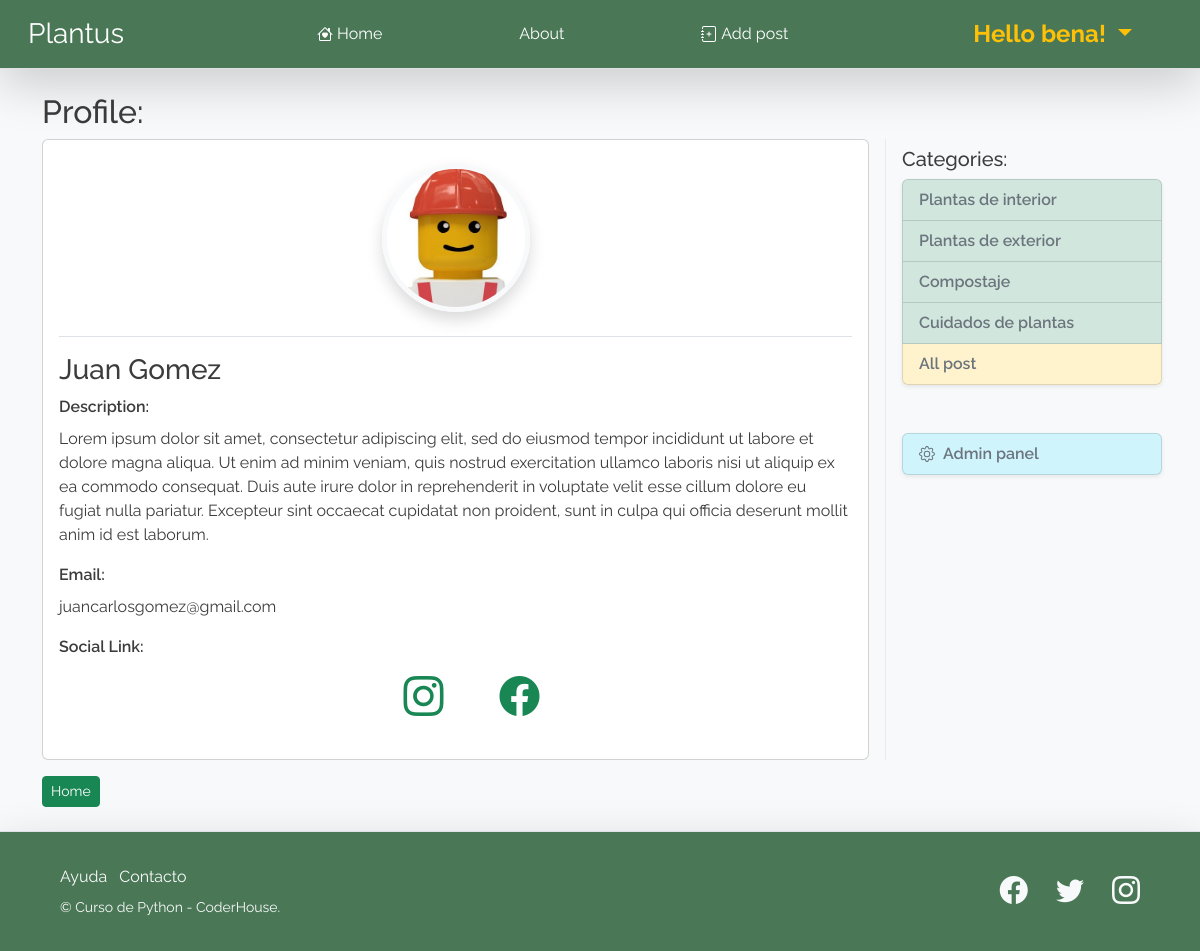
Page /members/user_profile/2/ (signed in) on the committed database.
### blog/models.py (models this page shows, shortened)
class Profile (models.Model):
    user            = models.OneToOneField(User, null=True, on_delete = models.CASCADE)
    description     = models.TextField()
    avatar          = models.ImageField(upload_to='avatars', null=True, blank=True)
    instagram_url   = models.CharField(max_length=256,null=True, blank=True)
    facebook_url    = models.CharField(max_length=256,null=True, blank=True)

class Category (models.Model):
    name = models.CharField(max_length=255)
    def __str__(self):
        return self.name

### plantus_members/views.py (the view)
# urls.py: path('user_profile/<int:pk>/', UserProfileView.as_view(template_name='user_details.html'), name="user_profile"),
class UserProfileView (LoginRequiredMixin, DetailView):
    model           = Profile
    template_name   = "user_details.html"
    def get_context_data(self, *args, **kwargs):
        category_menu = Category.objects.all()
        page_user = get_object_or_404(Profile, id=self.kwargs['pk'])
        context = super(UserProfileView, self).get_context_data(*args, **kwargs)
        context['category_menu'] = category_menu
        context['page_user'] = page_user
        return context

### plantus_members/templates/user_details.html (shortened to what this page needs)
{% extends "base.html" %}
{% load static %}
{% block blog_base %}
<div>
    <h2>
        Profile:
    </h2>
    <div class='row'>
        <div class='col-lg-9 pe-3 '>
            <div class="card">
                <div class="card-body mb-0">
                    <div class=" d-flex justify-content-center pt-2 pb-4 w-100">
                        {% if page_user.avatar.url %}
                        <img src="{{page_user.avatar.url}}" class="img-fluid rounded-circle border border-5 border-light shadow" style="max-width:148px;max-width:148px;"alt="post.author">
                        {% else %}
                        <img src="{% static 'assets/1.jpg' %}" class="img-fluid rounded-circle border border-5 border-light shadow" style="max-width:148px;max-width:148px;"alt="post.author">
                        {% endif %}
                      </div>
                      <div class='border-top pt-3'>
                        <h3>
                            {{page_user.user.first_name}} {{page_user.user.last_name}}
                        </h3>
                        <p class='card-title'>
                            Description:
                        </p>
                        <p class=' fs-6 fw-normal'>
                            {{page_user.description}}
                        </p>
                        <p class='card-title'>
                            Email:
                        </p>
                        <p class=' fs-6 fw-normal'>
                            {{page_user.user.email}}
                        </p>
                        <div class="gap-3">
                            <p class='card-title'>
                                Social Link:
                            </p>
                            <ul class="d-flex justify-content-center">
                                {% if page_user.instagram_url%}
                                <li class="list-inline-item px-4">
                                    <a href="{{ page_user.instagram}}" class="text-success text-decoration-none">
                                        <i class="bi-instagram fs-1"></i>
                                    </a>
                                </li>
                                {% endif %}
                                {% if page_user.facebook_url%}
                                <li class="list-inline-item px-4">
                                    <a href="{{ page_user.facebook}}" class="text-success ">
                                        <i class="bi-facebook fs-1"></i>
                                    </a>
                                </li>
                                {% endif %}
                            </ul>
                        </div>
                      </div>
                </div>
              </div>
        </div>
        <div class='d-none d-lg-block col-lg-3 ps-3 border-start border-success p-2 border-opacity-10'>
            <h5> Categories:</h5>
            <ul class="list-group shadow-sm">
                {% for cat in category_menu %}
                    <li class="list-group-item list-group-item-success">
                        <a class='text-decoration-none text-secondary fs-6' href="{% url 'category' cat|slugify %}">
                            {{cat}}
                        </a>
                    </li>
                {% endfor %}
                    <li class="list-group-item list-group-item-warning">
                        <a class='text-decoration-none text-secondary fs-6' href="{% url 'home' %}">
                            All post
                        </a>
                    </li>
            </ul>
            {% if user.is_staff %}
            <div class="mt-5">
                <ul class="list-group shadow-sm">
                    <li class="list-group-item list-group-item-info">
                        <a class='d-flex align-items-center gap-2 text-decoration-none text-secondary fs-6' href="{% url 'admin:index' %}">
                            Admin panel
                        </a>
                    </li>
                </ul>
            </div>
            {% endif%}
        </div>
    </div>
    <a class='btn btn-success btn-sm mt-3' href="{% url 'home' %}">
        Home
    </a>
</div>
{% endblock blog_base %}

### blog/templates/base.html (shortened to what this page needs)
{% load static %}
<!DOCTYPE html>
<html lang="en">
<head>
    <link href="https://unpkg.com/aos@2.3.1/dist/aos.css" rel="stylesheet">
    <link rel="stylesheet" href="https://cdn.jsdelivr.net/npm/bootstrap-icons@1.7.1/font/bootstrap-icons.css">
    <link href="https://cdn.jsdelivr.net/npm/bootstrap@5.2.0/dist/css/bootstrap.min.css" rel="stylesheet">
    <link rel="stylesheet" href="{% static 'css/custom-styles.css' %}">
</head>
<body class='bg-light'>
    <nav class="navbar navbar-expand-lg navbar-dark bg-dark border-bottom shadow-lg">
        <div class="container-fluid">
          <a class="navbar-brand ps-3 fs-3" href="{% url 'home' %}">Plantus</a>
          <div class="collapse navbar-collapse  w-100" id="navbarSupportedContent">
            <ul class="navbar-nav me-auto mb-2 mb-lg-0 w-100 px-5 justify-content-evenly fs-6">
                <li class="nav-item">
                    <a class="nav-link active d-flex align-items-center gap-1" aria-current="page" href="{% url 'home' %}">
                         Home
                    </a>
                </li>
                <li class="nav-item"><a class="nav-link active" href="#">About</a></li>
            {% if  user.is_authenticated %}
                <li class="nav-item">
                    <a class="nav-link d-flex align-items-center gap-1 active" href="{% url 'post_add' %}">
                        Add post
                    </a>
                </li>
            {% endif %}
            </ul>
            {% if  user.is_authenticated %}
            <ul class="navbar-nav me-auto mb-2 mb-lg-0 pe-5">
                    <li class="nav-item dropdown fs-4 fw-normal">
                        <a class="nav-link dropdown-toggle text-warning fw-bold" href="#" role="button" data-bs-toggle="dropdown" aria-expanded="false">
                            Hello {{user}}!
                        </a>
                    </li>
            </ul>
            {% else %}
            <ul class="navbar-nav me-auto mb-2 mb-lg-0 pe-5 fs-4 fw-normal">
                <li class="nav-item"><a class="nav-link text-warning fw-bold" href="{% url 'login' %}">Login</a></li>
            </ul>
            {% endif %}
          </div>
        </div>
    </nav>
    <main class="container pt-4 pb-4">
        {% block blog_base %}
        {% endblock blog_base %}
    </main>
    <footer class="footer bg-dark navbar-dark border-top shadow-lg px-5">
        <div class="container-fluid">
            <div class="row">
                <div class="col-lg-6 h-100 text-center text-lg-start my-auto">
                    <ul class="list-inline mb-2 text-light">
                        <li class="list-inline-item">
                            <a class="nav-link " href="#!">Ayuda</a>
                        </li>
                        <li class="list-inline-item">
                            <a class="nav-link" href="#!">Contacto</a>
                        </li>
                    </ul>
                    <p class="small mb-4 mb-lg-0 text-light">&copy; Curso de Python - CoderHouse.</p>
                </div>
                <div class="col-lg-6 h-100 text-center text-lg-end my-auto">
                    <ul class="list-inline mb-0 text-light">
                        <li class="list-inline-item me-4">
                            <a class="nav-link" href="#!"><i class="bi-facebook fs-3"></i></a>
                        </li>
                        <li class="list-inline-item me-4">
                            <a class="nav-link" href="#!"><i class="bi-twitter fs-3"></i></a>
                        </li>
                        <li class="list-inline-item">
                            <a class="nav-link" href="https://www.instagram.com/espndeportes/?hl=es"><i class="bi-instagram fs-3"></i></a>
                        </li>
                    </ul>
                </div>
            </div>
        </div>
    </footer>
</body>
</html>

### blog/static/css/custom-styles.css (style rules this page uses)
:root { --bs-font-sans-serif: 'Raleway', sans-serif; --bs-body-font-family: var(--bs-font-sans-serif); }
body { color:rgb(60, 60, 60) }
.bg-dark { background-color: #4A7856 !important; }
.text-warning { color: #FAA025; }
.navbar { min-height: 5vh; }
main { min-height: 80vh; font-weight: 600; }
.footer { display: flex; align-items: center; min-height: 15vh; }

### rows in the picture
Profile: avatar (picture), user.first_name "Juan", user.last_name "Gomez", description "Lorem ipsum dolor sit amet, consectetur adipiscing elit, sed do eiusmod tempor incididunt ut labore et dolore magna aliqua. Ut enim ad minim veniam, quis nostrud exercitation ullamco laboris nisi ut aliquip ex ea commodo consequat. Duis aute irure dolor in reprehenderit in voluptate velit esse cillum dolore eu fugiat nulla pariatur. Excepteur sint occaecat cupidatat non proident, sunt in culpa qui officia deserunt mollit anim id est laborum.", user.email "juancarlosgomez@gmail.com"
Category: name "Plantas de interior"
Category: name "Plantas de exterior"
Category: name "Compostaje"
Category: name "Cuidados de plantas"

### other values in the picture
{{ user }} "bena"
